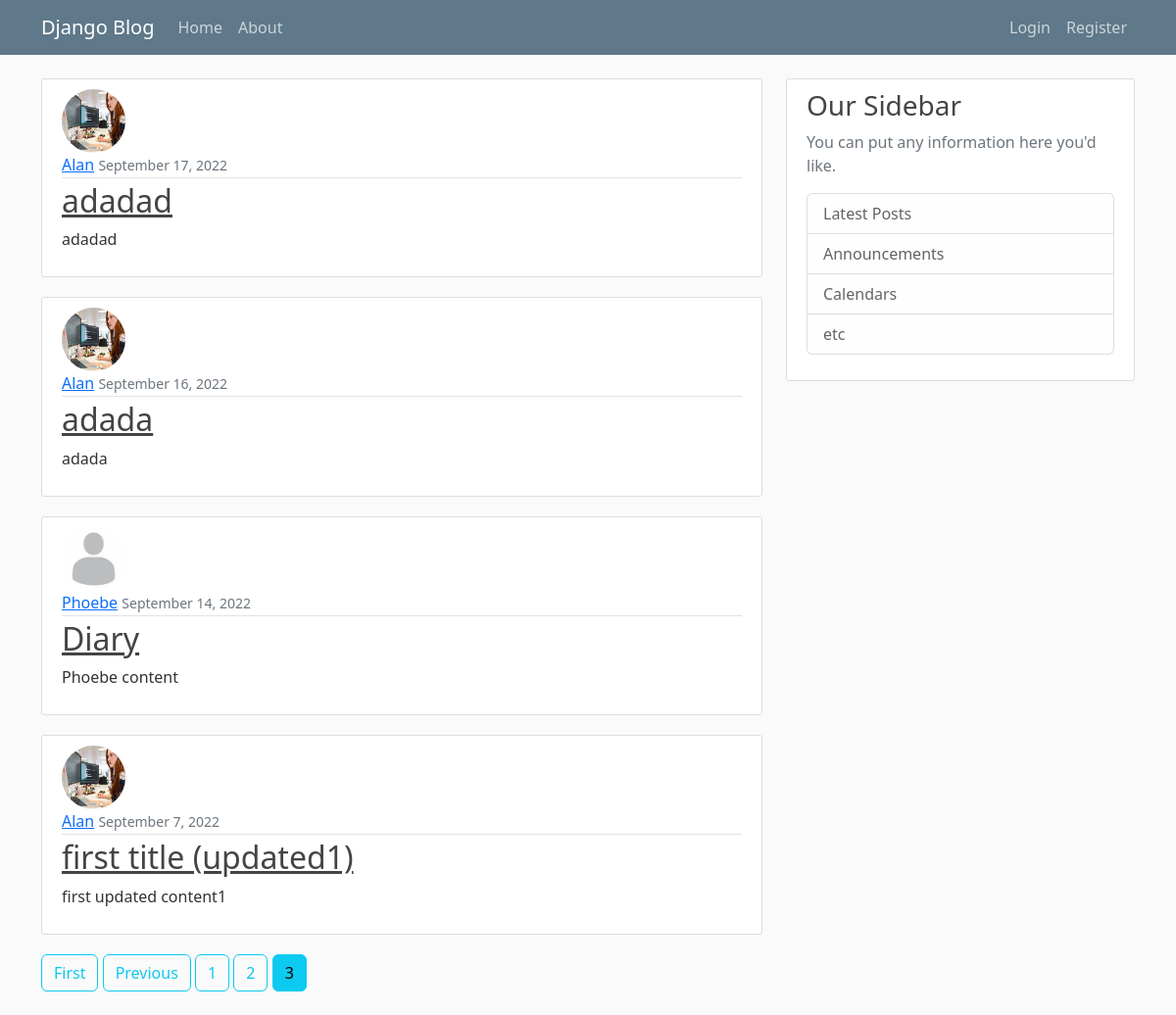
/?page=3, run on the app's committed database.
### Blog/models.py (models this page shows, shortened)
class Post(models.Model):
	title = models.CharField(max_length=100)					#title length
	content = models.TextField()									# content field
	date_posted = models.DateTimeField(default = timezone.now)		#update date on creating the post
	author = models.ForeignKey(User, on_delete = models.CASCADE) #delete the post as well on deleting the user

### Users/models.py (models this page shows, shortened)
class Profile(models.Model):
    user = models.OneToOneField(User, on_delete=models.CASCADE)
    image = models.ImageField(default='default.jpg', upload_to='profile_pics')

### Blog/views.py (the view)
# urls.py: path('', PostListView.as_view(), name='blog-home'),
class PostListView(ListView):   # making listview   # aka class view
    model = Post
    template_name = 'Blog/home.html'   # <app>/<model>_<viewtype>.html
    context_object_name = 'posts'  # changing the attribute that class is searching for to 'posts', without that, class will search 'default' list object
    ordering = ['-date_posted']  #  latest to oldest ordering
    paginate_by = 4 # two post per page (pagination)

### Blog/templates/Blog/home.html (shortened to what this page needs)
{% extends "Blog/base.html" %}
{% block content %}
	{% for post in posts %}
		<article class="media content-section">
		 <img class="rounded-circle article-img" src="{{ post.author.profile.image.url }}">
		  <div class="media-body">
		    <div class="article-metadata">
		      <a class="mr-2" href="{% url 'Blog:user-posts' post.author.username %}">{{ post.author }}</a>
		      <small class="text-muted">{{ post.date_posted | date:"F j, Y" }}</small>
		    </div>
		    <h2><a class="article-title" href="{% url 'Blog:post-detail' post.id %}">{{ post.title }}</a></h2>
		    <p class="article-content">{{ post.content }}</p>
		  </div>
		</article>
	{% endfor %}
	{% if is_paginated %}
		{% if page_obj.has_previous %}
			<a class = "btn btn-outline-info mb-4" href="?page=1">First</a>
			<a class = "btn btn-outline-info mb-4" href="?page={{ page_obj.previous_page_number}}">Previous</a>
		{% endif %}
		{% for num in page_obj.paginator.page_range %}
			{% if page_obj.number == num %}
			    <a class = "btn btn-info mb-4" href="?page={{ num }}">{{ num }}</a>
			 {% elif num > page_obj.number|add:'-3' and num < page_obj.number|add:'3' %}
			 	<a class = "btn btn-outline-info mb-4" href="?page={{ num }}">{{ num }}</a>
			{% endif %}
		{% endfor %}
	{% endif %}
{% endblock content %}

### Blog/static/Blog/main.css (style rules this page uses)
body { background: #fafafa; color: #333333; margin-top: 5rem; }
h1, h2, h3, h4, h5, h6 { color: #444444; }
.content-section { background: #ffffff; padding: 10px 20px; border: 1px solid #dddddd; border-radius: 3px; margin-bottom: 20px; }
.article-title { color: #444444; }
.article-content { white-space: pre-line; }
.article-img { height: 65px; width: 65px; margin-right: 16px; }
.article-metadata { padding-bottom: 1px; margin-bottom: 4px; border-bottom: 1px solid #e3e3e3 }

### data on the page
Post: author.profile.image (picture), author "Alan", date_posted "September 17, 2022", title "adadad", content "adadad"
Post: author.profile.image (picture), author "Alan", date_posted "September 16, 2022", title "adada", content "adada"
Post: author.profile.image (placeholder picture), author "Phoebe", date_posted "September 14, 2022", title "Diary", content "Phoebe content"
Post: author.profile.image (picture), author "Alan", date_posted "September 7, 2022", title "first title (updated1)", content "first updated content1"

### other printed values
{{ num }} "1" "2"
{{ num }} "3"
